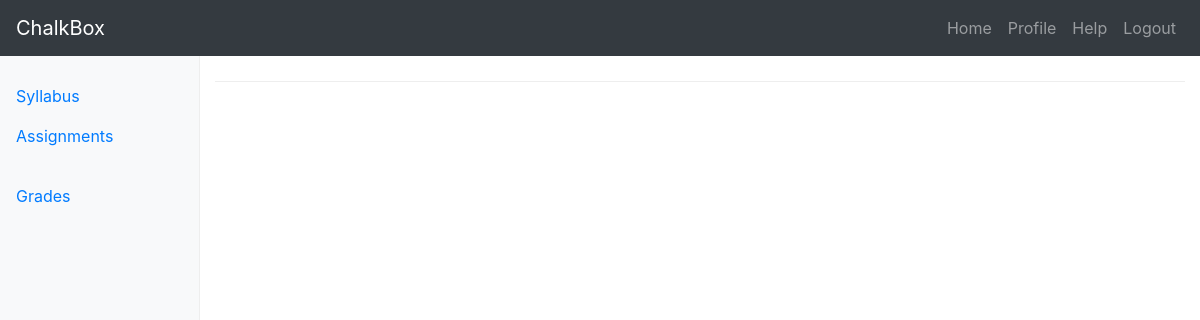
Page /courses/2/syllabus/ on the earlier database version.
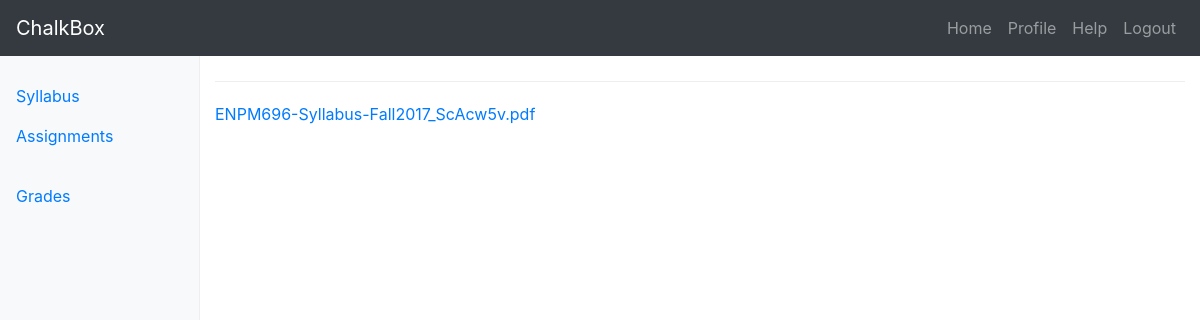
Same page on the later database version.
### courses/models.py (models this page shows, shortened)
class Course(models.Model):
    assignments = models.ManyToManyField(Assignment, blank=True)
    course_code = models.CharField(max_length=120)
    course_title = models.CharField(max_length=120)
    course_description = models.TextField(blank=True)
    updated     = models.DateTimeField(auto_now=True)
    timestamp   = models.DateTimeField(auto_now_add=True)
    syllabus	= models.FileField(null=True, blank=True)

### courses/views.py (the view)
# urls.py: url(r'^(?P<cid>\d+)/syllabus/$', syllabus_view, name="syllabus_view"),
def syllabus_view(request, cid=None):
	instance = get_object_or_404(Course, id=cid)
	context = {
		"title": instance.course_title,
		"instance": instance,
	}
	return render(request, "course/syllabus.html", context)

### templates/course/syllabus.html
{% extends "base_navbar.html" %}
{% block content %}
<div class="container-fluid">
  <div class="row">
	{% include "side_bar.html" with cid=instance.id %}
    <main role="main" class="col-sm-9 ml-sm-auto col-md-10 pt-3">
	<h1>{{ instance.title }}</h1>
	{% if instance.syllabus %}
		<a href='{{ instance.syllabus.url }}'>{{ instance.syllabus }}</a>
	{% endif %}
	</main>
  </div>
</div>
{% endblock %}

Differences in the rows shown:
now on this page (row edited): Course: syllabus "ENPM696-Syllabus-Fall2017_ScAcw5v.pdf"
